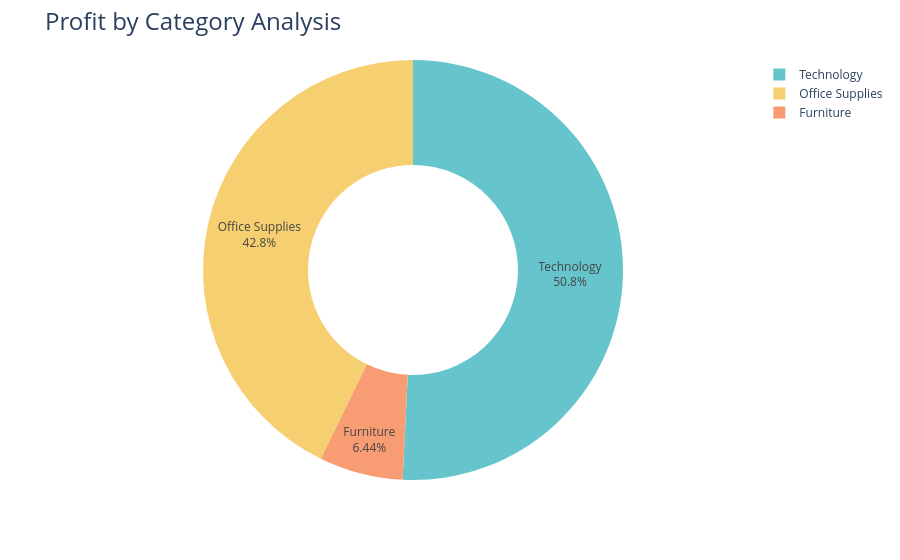

The notebook cell saved with this chart:
### Code cell
fig = px.pie(profit_by_category,
              values='Profit',
              names='Category',
              hole=0.5,
              color_discrete_sequence=px.colors.qualitative.Pastel)

fig.update_traces(textposition='inside', textinfo='percent+label')
fig.update_layout(title_text='Profit by Category Analysis', title_font=dict(size=24))
fig.show()

### Figure 1 — Plotly figure (JSON) as saved in the notebook; plotly's stock layout.template omitted (floating-point values rounded to 4 significant figures)
{"data": [{"domain": {"x": [0, 1], "y": [0, 1]}, "hole": 0.5, "hovertemplate": "Category=%{label}<br>Profit=%{value}<extra></extra>", "labels": ["Furniture", "Office Supplies", "Technology"], "legendgroup": "", "name": "", "showlegend": true, "textinfo": "percent+label", "textposition": "inside", "type": "pie", "values": [18450.0, 122500.0, 145500.0]}], "layout": {"legend": {"tracegroupgap": 0}, "margin": {"t": 60}, "piecolorway": ["rgb(102, 197, 204)", "rgb(246, 207, 113)", "rgb(248, 156, 116)", "rgb(220, 176, 242)", "rgb(135, 197, 95)", "rgb(158, 185, 243)", "rgb(254, 136, 177)", "rgb(201, 219, 116)", "rgb(139, 224, 164)", "rgb(180, 151, 231)", "rgb(179, 179, 179)"], "title": {"font": {"size": 24}, "text": "Profit by Category Analysis"}}}
